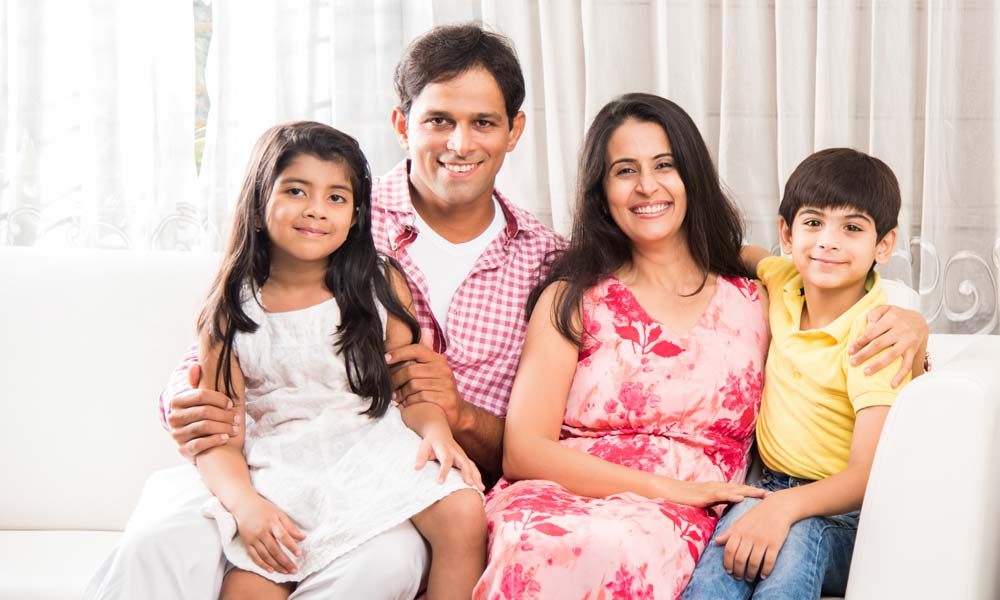
#> input picture Haarcascade/Images/photo.jpg, 1000 x 600 px
$ jupyter execute Face_eye_detection.ipynb   (shell and % lines are left out)
#> lines starting #> are read from the running program, lines starting #| are printed output that depends on the picture; after the words box and inside, x2 and y2 are one past the last pixel; in counts of white or black regions, pixels touching at a corner belong together
[cell 1]
import numpy as np
import matplotlib.pyplot as plt
import cv2

[cell 2]
img = cv2.imread('Images/photo.jpg')
#> img is the input picture: shape (600, 1000, 3); mean B, G, R 184.1, 191.9, 217.3

[cell 3]
fix_img = cv2.cvtColor(img,cv2.COLOR_BGR2RGB)

[cell 4]
plt.imshow(fix_img)

<h1>Face Classifier</h1>

[cell 5]
face_classifier = cv2.CascadeClassifier('Images/face.xml')

[cell 6]
def isFace(img):
    face_rects = face_classifier.detectMultiScale(img)
#> face_rects = [[594, 129, 102, 102], [265, 154, 102, 102], [778, 185, 108, 108], [398, 74, 124, 124]]
    for (x,y,w,z) in face_rects:
        cv2.rectangle(img,(x,y),(x+w,y+z),(255,0,0),10)
#> this loop made 4 passes
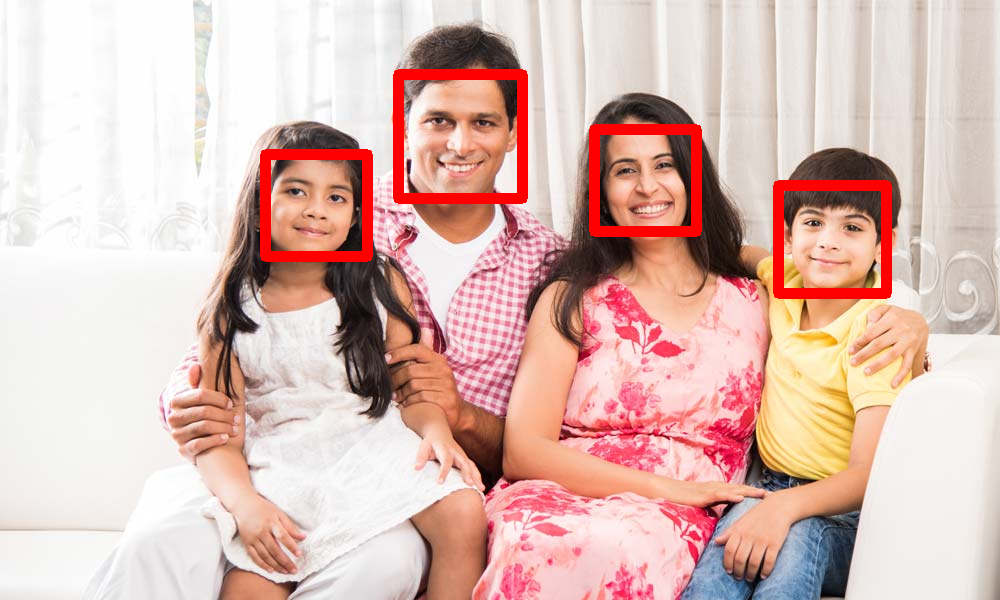
#> img: shape (600, 1000, 3); mean R, G, B 220.8, 188.2, 180.8
    return img

[cell 7]
result = isFace(fix_img)
plt.imshow(result)

<h1>Eye Classifier</h1>

[cell 8]
eye_classifier = cv2.CascadeClassifier('Images/eye.xml')

[cell 9]
fix_img = cv2.cvtColor(img,cv2.COLOR_BGR2RGB)

[cell 10]
def isEye(img):
    eye_rects = eye_classifier.detectMultiScale(img)
#> eye_rects = 13 rows, first 6: [421, 102, 38, 38], [466, 109, 28, 28], [650, 155, 24, 24], [611, 157, 28, 28], [281, 176, 31, 31], [323, 186, 25, 25]
    for (x,y,w,z) in eye_rects:
        cv2.rectangle(img,(x,y),(x+w,y+z),(255,0,0),10)
#> this loop made 13 passes
#> (x, y, w, z) on passes 1 to 12: (421, 102, 38, 38), (466, 109, 28, 28), (650, 155, 24, 24), (611, 157, 28, 28), (281, 176, 31, 31), (323, 186, 25, 25), (800, 210, 26, 26), (838, 216, 24, 24), (537, 548, 25, 25), (563, 540, 25, 25), (724, 255, 52, 52), (343, 370, 69, 69)
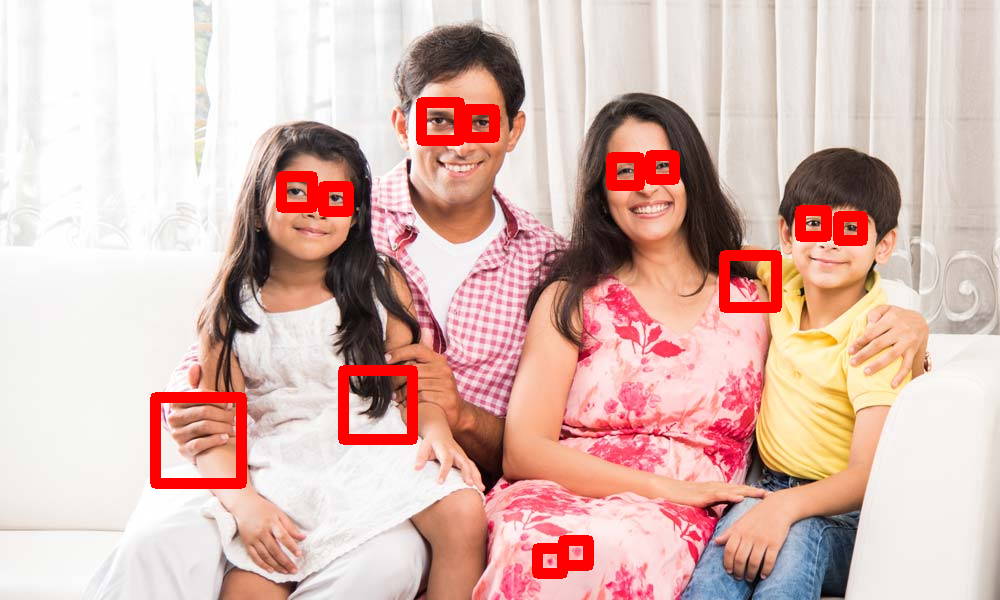
#> img: shape (600, 1000, 3); mean R, G, B 218.6, 185.9, 178.8
    return img

[cell 11]
result = isEye(fix_img)
plt.imshow(result)

<h1>Full Body Classifier</h1>

[cell 12]
fix_img = cv2.cvtColor(img,cv2.COLOR_BGR2RGB)
face_classifier = cv2.CascadeClassifier('Images/face.xml')
eye_classifier = cv2.CascadeClassifier('Images/eye.xml')

[cell 13]
faces = face_classifier.detectMultiScale(fix_img,1.3,5)
#> faces = [[594, 129, 103, 103], [264, 154, 100, 100], [778, 187, 103, 103], [398, 73, 127, 127]]

[cell 14]
if faces is ():
    print("No Face detected")

[cell 15]
def face_eye_detect(img):
    face_rects = face_classifier.detectMultiScale(img)
    for (x,y,w,z) in face_rects:
        cv2.rectangle(img,(x,y),(x+w,y+z),(255,0,0),10)
    eye_rects = eye_classifier.detectMultiScale(img)
#> eye_rects = [[421, 102, 38, 38], [466, 109, 28, 28], [650, 155, 24, 24], [611, 157, 28, 28], [281, 177, 30, 30], [323, 186, 25, 25], [800, 210, 26, 26], [838, 216, 24, 24], [537, 548, 25, 25], [563, 540, 25, 25], [343, 370, 69, 69], [155, 397, 86, 86]]
    for(ix,iy,iw,iz) in eye_rects:
        cv2.rectangle(img,(ix,iy),(ix+iw,iy+iz),(0,0,255),10)
#> this loop made 12 passes
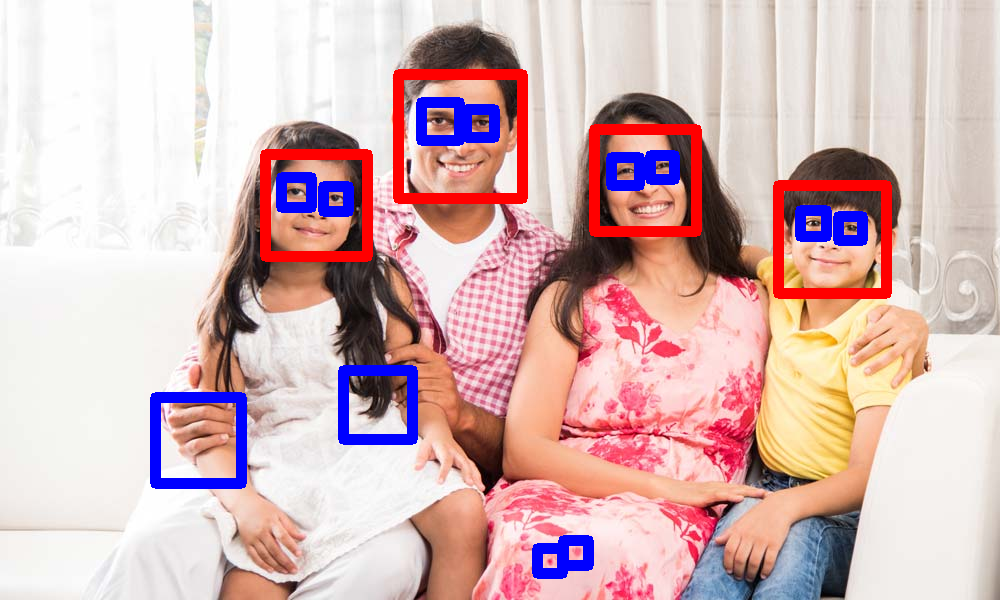
#> img: shape (600, 1000, 3); 2.99% of pixels changed, all inside (x1, y1, x2, y2) = (150, 97, 868, 579)
    return img
